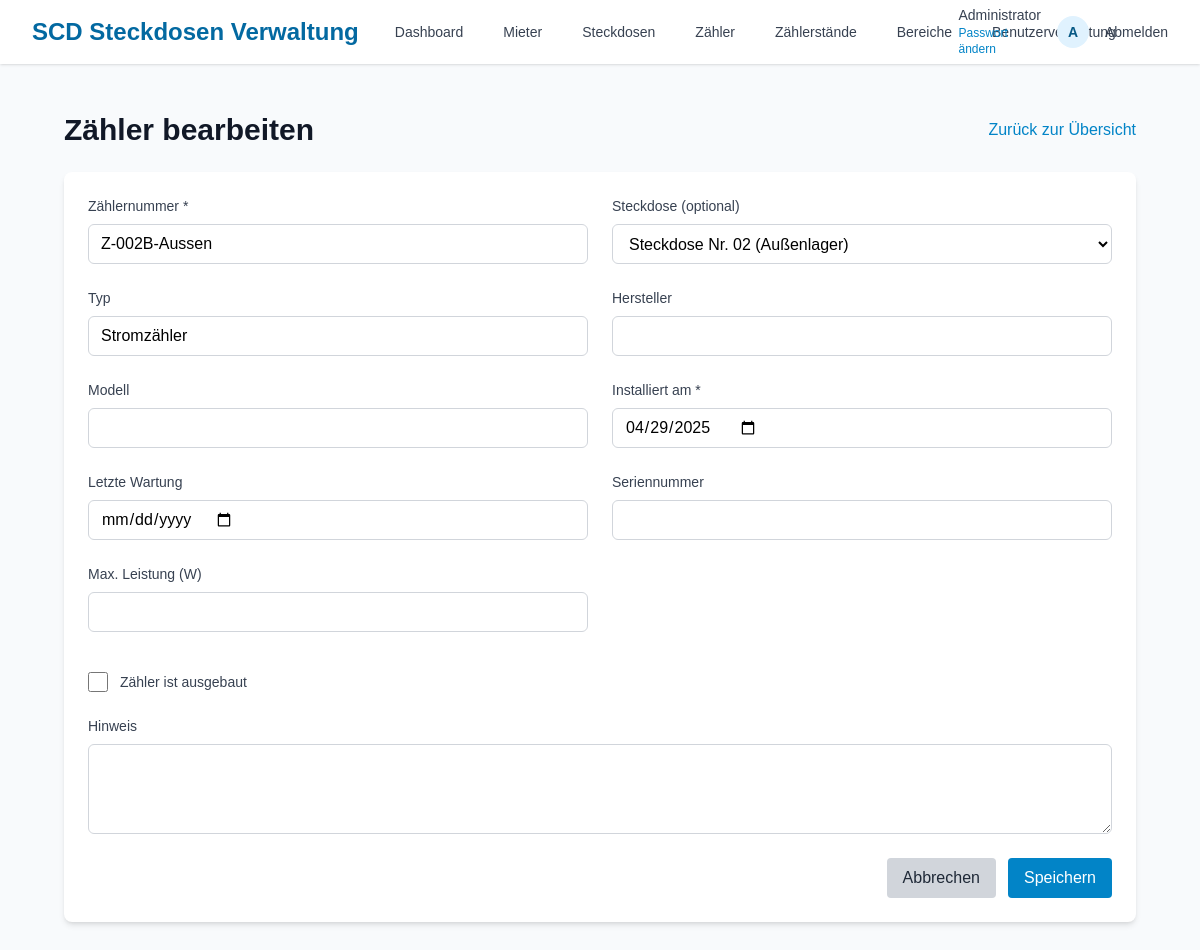
The page /zaehler_form.php?id=2 (signed in) on the database its author committed.
### tables this page shows
CREATE TABLE `zaehler` (
  `id` int(11) NOT NULL,
  `zaehlernummer` varchar(50) NOT NULL,
  `steckdose_id` int(11) DEFAULT NULL,
  `typ` varchar(50) DEFAULT 'Stromzähler',
  `hersteller` varchar(100) DEFAULT NULL,
  `modell` varchar(100) DEFAULT NULL,
  `installiert_am` date NOT NULL,
  `letzte_wartung` date DEFAULT NULL,
  `seriennummer` varchar(100) DEFAULT NULL,
  `max_leistung` int(11) DEFAULT NULL,
  `ist_ausgebaut` tinyint(1) DEFAULT 0,
  `hinweis` text DEFAULT NULL,
  `erstellt_am` timestamp NULL DEFAULT current_timestamp(),
  `aktualisiert_am` timestamp NULL DEFAULT current_timestamp() ON UPDATE current_timestamp()
);

CREATE TABLE `steckdosen` (
  `id` int(11) NOT NULL,
  `bezeichnung` varchar(100) NOT NULL,
  `status` enum('aktiv','inaktiv','defekt') NOT NULL DEFAULT 'aktiv',
  `bereich_id` int(11) DEFAULT NULL,
  `mieter_id` int(11) DEFAULT NULL,
  `letzte_ablesung` datetime DEFAULT NULL,
  `hinweis` text DEFAULT NULL,
  `erstellt_am` timestamp NULL DEFAULT current_timestamp(),
  `aktualisiert_am` timestamp NULL DEFAULT current_timestamp() ON UPDATE current_timestamp()
);

### includes/db.php (called while the page is built, shortened)
<?php
class Database {
    private $connection;
    private function connect() {
        try {
            $this->connection = new mysqli(DB_SERVER, DB_USERNAME, DB_PASSWORD, DB_NAME, DB_PORT);
            $this->connection->set_charset("utf8mb4");
        } catch (Exception $e) {
            die("Datenbankfehler: " . $e->getMessage());
        }
    }
    public function query($sql, $params = []) {
        try {
            $stmt = $this->connection->prepare($sql);
            if (!empty($params)) {
                $types = '';
                $values = [];
                foreach ($params as $param) {
                    if (is_int($param)) {
                        $types .= 'i';
                    } elseif (is_double($param)) {
                        $types .= 'd';
                    } elseif (is_string($param)) {
                        $types .= 's';
                    } else {
                        $types .= 'b';
                    }
                    $values[] = $param;
                }
                $stmt->bind_param($types, ...$values);
            }
            $success = $stmt->execute();
            $this->last_stmt = $stmt;
            if (stripos($sql, 'SELECT') === 0) {
                $result = $stmt->get_result();
                return $result;
            } else {
                $stmt->close();
                return true;
            }
        } catch (Exception $e) {
            throw $e;
        }
    }
    public function fetchAll($sql, $params = []) {
        $result = $this->query($sql, $params);
        $data = [];
        while ($row = $result->fetch_assoc()) {
            $data[] = $row;
        }
        return $data;
    }
    public function fetchOne($sql, $params = []) {
        try {
            $result = $this->query($sql, $params);
            $row = $result->fetch_assoc();
            return $row !== false ? $row : null;
        } catch (Throwable $e) {
            return null;
        }
    }
}
$db = new Database();
?>

### zaehler_form.php (the view, shortened to what this page needs)
<?php
require_once 'includes/auth.php';
require_once 'includes/db.php';
$zaehler_id = isset($_GET['id']) ? (int)$_GET['id'] : null;
$errors = [];
$zaehler = [
    'zaehlernummer' => '',
    'steckdose_id' => '',
    'typ' => 'Stromzähler',
    'hersteller' => '',
    'modell' => '',
    'installiert_am' => date('Y-m-d'),
    'letzte_wartung' => '',
    'seriennummer' => '',
    'max_leistung' => '',
    'ist_ausgebaut' => 0,
    'hinweis' => ''
];
if ($zaehler_id) {
    $loaded_zaehler = $db->fetchOne("SELECT * FROM zaehler WHERE id = ?", [$zaehler_id]);
    if ($loaded_zaehler) {
        $zaehler = $loaded_zaehler;
    } else {
        $errors[] = "Zähler nicht gefunden.";
    }
}
$where = "z.id IS NULL";
if ($zaehler_id && !empty($zaehler['steckdose_id'])) {
    $where = "(z.id IS NULL OR s.id = " . (int)$zaehler['steckdose_id'] . ")";
}
$steckdosen = $db->fetchAll("SELECT s.id, s.bezeichnung, b.name AS bereich_name
    FROM steckdosen s
    LEFT JOIN bereiche b ON s.bereich_id = b.id
    LEFT JOIN zaehler z ON z.steckdose_id = s.id
    WHERE $where
    ORDER BY b.name, s.bezeichnung");
require_once 'includes/header.php';
?>
<div class="py-6">
    <div class="mx-auto max-w-full px-4 sm:px-6 lg:px-8">
        <div class="flex justify-between items-center mb-6">
            <h1 class="text-3xl font-bold text-gray-900">
                <?= $zaehler_id ? 'Zähler bearbeiten' : 'Neuen Zähler erstellen' ?>
            </h1>
            <a href="zaehler.php" class="text-marina-600 hover:text-marina-700">
                Zurück zur Übersicht
            </a>
        </div>
        <div class="bg-white shadow-md rounded-lg overflow-hidden p-6">
            <form method="POST" action="<?= htmlspecialchars($_SERVER['REQUEST_URI']) ?>">
                <div class="grid grid-cols-1 gap-6 sm:grid-cols-2">
                    <div class="space-y-2">
                        <label for="zaehlernummer" class="block text-sm font-medium text-gray-700">Zählernummer *</label>
                        <input type="text" id="zaehlernummer" name="zaehlernummer" value="<?= htmlspecialchars($zaehler['zaehlernummer']) ?>" required
                               class="flex h-10 w-full rounded-md border border-gray-300 bg-white px-3 py-2 text-base focus:outline-none focus:ring-2 focus:ring-marina-500 focus:border-marina-500">
                    </div>
                    <div class="space-y-2">
                        <label for="steckdose_id" class="block text-sm font-medium text-gray-700">Steckdose (optional)</label>
                        <select id="steckdose_id" name="steckdose_id"
                                class="flex h-10 w-full rounded-md border border-gray-300 bg-white px-3 py-2 text-base focus:outline-none focus:ring-2 focus:ring-marina-500 focus:border-marina-500">
                            <?php foreach ($steckdosen as $steckdose): ?>
                                <option value="<?= $steckdose['id'] ?>" <?= ((int)($zaehler['steckdose_id'] ?? 0) === (int)$steckdose['id']) ? 'selected' : '' ?>>
                                    <?= htmlspecialchars($steckdose['bezeichnung']) ?> (<?= htmlspecialchars($steckdose['bereich_name'] ?? 'kein Bereich') ?>)
                                </option>
                            <?php endforeach; ?>
                        </select>
                    </div>
                    <div class="space-y-2">
                        <label for="typ" class="block text-sm font-medium text-gray-700">Typ</label>
                        <input type="text" id="typ" name="typ" value="<?= htmlspecialchars($zaehler['typ']) ?>"
                               class="flex h-10 w-full rounded-md border border-gray-300 bg-white px-3 py-2 text-base focus:outline-none focus:ring-2 focus:ring-marina-500 focus:border-marina-500">
                    </div>
                    <div class="space-y-2">
                        <label for="hersteller" class="block text-sm font-medium text-gray-700">Hersteller</label>
                        <input type="text" id="hersteller" name="hersteller" value="<?= htmlspecialchars($zaehler['hersteller']) ?>"
                               class="flex h-10 w-full rounded-md border border-gray-300 bg-white px-3 py-2 text-base focus:outline-none focus:ring-2 focus:ring-marina-500 focus:border-marina-500">
                    </div>
                    <div class="space-y-2">
                        <label for="modell" class="block text-sm font-medium text-gray-700">Modell</label>
                        <input type="text" id="modell" name="modell" value="<?= htmlspecialchars($zaehler['modell']) ?>"
                               class="flex h-10 w-full rounded-md border border-gray-300 bg-white px-3 py-2 text-base focus:outline-none focus:ring-2 focus:ring-marina-500 focus:border-marina-500">
                    </div>
                    <div class="space-y-2">
                        <label for="installiert_am" class="block text-sm font-medium text-gray-700">Installiert am *</label>
                        <input type="date" id="installiert_am" name="installiert_am" value="<?= htmlspecialchars($zaehler['installiert_am']) ?>" required
                               class="flex h-10 w-full rounded-md border border-gray-300 bg-white px-3 py-2 text-base focus:outline-none focus:ring-2 focus:ring-marina-500 focus:border-marina-500">
                    </div>
                    <div class="space-y-2">
                        <label for="letzte_wartung" class="block text-sm font-medium text-gray-700">Letzte Wartung</label>
                        <input type="date" id="letzte_wartung" name="letzte_wartung" value="<?= htmlspecialchars($zaehler['letzte_wartung']) ?>"
                               class="flex h-10 w-full rounded-md border border-gray-300 bg-white px-3 py-2 text-base focus:outline-none focus:ring-2 focus:ring-marina-500 focus:border-marina-500">
                    </div>
                    <div class="space-y-2">
                        <label for="seriennummer" class="block text-sm font-medium text-gray-700">Seriennummer</label>
                        <input type="text" id="seriennummer" name="seriennummer" value="<?= htmlspecialchars($zaehler['seriennummer']) ?>"
                               class="flex h-10 w-full rounded-md border border-gray-300 bg-white px-3 py-2 text-base focus:outline-none focus:ring-2 focus:ring-marina-500 focus:border-marina-500">
                    </div>
                    <div class="space-y-2">
                        <label for="max_leistung" class="block text-sm font-medium text-gray-700">Max. Leistung (W)</label>
                        <input type="number" id="max_leistung" name="max_leistung" value="<?= htmlspecialchars($zaehler['max_leistung']) ?>"
                               class="flex h-10 w-full rounded-md border border-gray-300 bg-white px-3 py-2 text-base focus:outline-none focus:ring-2 focus:ring-marina-500 focus:border-marina-500">
                    </div>
                    <div class="sm:col-span-2 flex items-start space-x-3 mt-4">
                        <input id="ist_ausgebaut" name="ist_ausgebaut" type="checkbox" <?= $zaehler['ist_ausgebaut'] ? 'checked' : '' ?>
                               class="h-5 w-5 text-marina-600 focus:ring-marina-500 border-gray-300 rounded">
                        <label for="ist_ausgebaut" class="text-sm text-gray-700">Zähler ist ausgebaut</label>
                    </div>
                    <div class="sm:col-span-2 space-y-2">
                        <label for="hinweis" class="block text-sm font-medium text-gray-700">Hinweis</label>
                        <textarea id="hinweis" name="hinweis" rows="3"
                                  class="flex w-full rounded-md border border-gray-300 bg-white px-3 py-2 text-base focus:outline-none focus:ring-2 focus:ring-marina-500 focus:border-marina-500"><?= htmlspecialchars($zaehler['hinweis']) ?></textarea>
                    </div>
                </div>
                <div class="mt-6 flex justify-end space-x-3">
                    <a href="zaehler.php" class="px-4 py-2 bg-gray-300 text-gray-800 rounded hover:bg-gray-400">
                        Abbrechen
                    </a>
                    <button type="submit" class="px-4 py-2 bg-marina-600 text-white rounded hover:bg-marina-700">
                        Speichern
                    </button>
                </div>
            </form>
        </div>
    </div>
</div>
<?php
require_once 'includes/footer.php';
?>

### includes/header.php (style rules this page uses)
body { font-family: 'Arial', sans-serif; background-color: #f8fafc; }

### rows shown on the page
zaehler: zaehlernummer "Z-002B-Aussen", steckdose_id "Steckdose Nr. 02 (Außenlager)", typ "Stromzähler", installiert_am "04/29/2025"

### other values the page prints
$current_user['name'] "Administrator"
substr(htmlspecialchars($current_user['name']), 0, 1) "A"
